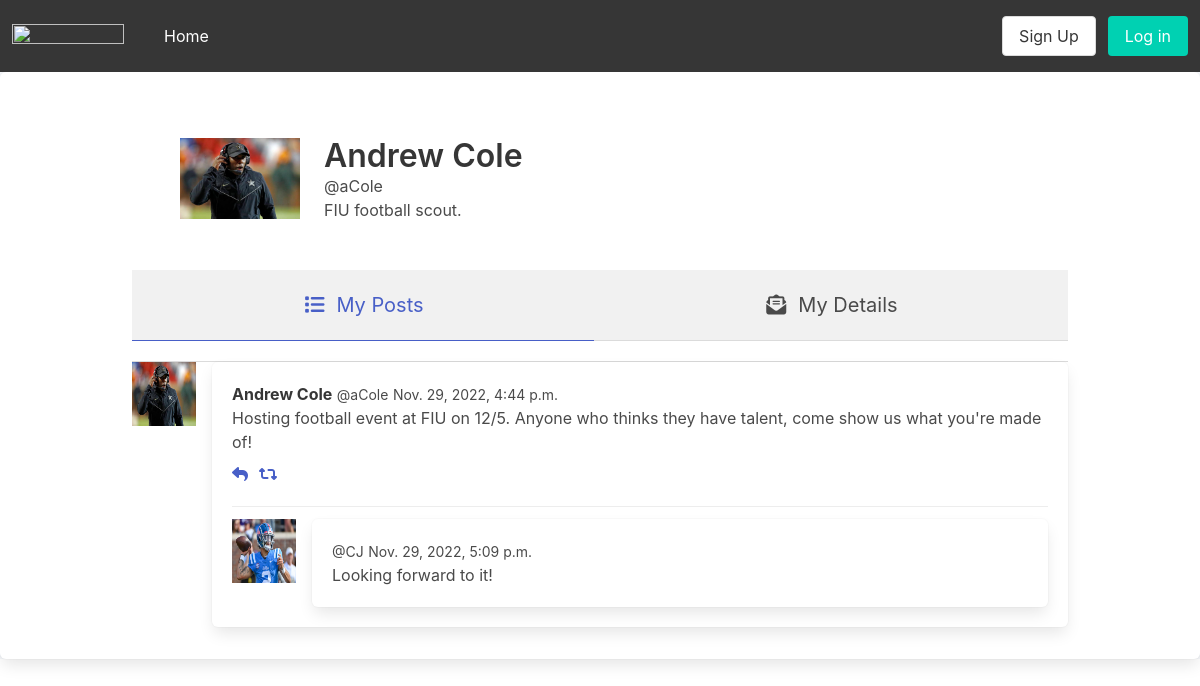
/user/6/, run on the app's committed database.
### api/models.py (models this page shows, shortened)
class CustomUser(auth.models.AbstractUser, auth.models.PermissionsMixin):
    user_type_choices = (
        (0, 'Scout'),
        (1, 'Athlete'),
    )
    school_options = (
        ('Georgia Institute of Technology', 'Georgia Institute of Technology'),
        ('Florida International University', 'Florida International University'),
        ('Yale', 'Yale'),
        ('University of Pittsburgh', 'University of Pittsburgh'),
        ('Emory University','Emory University')
    )
    height_foot_options = (
        (4, '4'),
        (5, '5'),
        (6, '6'),
        (7, '7'),
    )
    height_inch_options = (
        (0, '0'),
        (1, '1'),
        (2, '2'),
        (3, '3'),
        (4, '4'),
        (5, '5'),
        (6, '6'),
        (7, '7'),
        (8, '8'),
        (9, '9'),
        (10, '10'),
        (11, '11'),
        (12, '12'),
    )
    weight_lb = models.IntegerField(default=140, blank=True)
    height_ft = models.IntegerField(choices=height_foot_options, default=5, blank=True)
    height_in = models.IntegerField(choices=height_inch_options, default=6, blank=True)
    school = models.CharField(max_length=128, blank=True, choices=school_options)
    profile_pic = models.ImageField(null=True, blank=True)
    bio = models.TextField(null=True, blank=True, default="No biography")
    gpa = models.FloatField(null=True, blank=True)
    user_type = models.PositiveSmallIntegerField(null=True, choices=user_type_choices)
    def __str__(self):
        return f"@{self.username}"

class Post(models.Model):
    author = models.ForeignKey(CustomUser, on_delete=models.CASCADE)
    text = models.TextField()
    create_date = models.DateTimeField(default=timezone.now)

class Comment(models.Model):
    post = models.ForeignKey(Post, on_delete=models.CASCADE, related_name='comments')
    author = models.ForeignKey(CustomUser, on_delete=models.CASCADE)
    text = models.TextField()
    create_date = models.DateTimeField(default=timezone.now)

### api/views.py (the view)
# urls.py: path('user/<int:pk>/', views.UserDetail.as_view(), name='user_detail_page'),
class UserDetail(DetailView):
    model = models.CustomUser
    template_name = 'user_detail.html'
    context_object_name = 'user_detail'
    def get_context_data(self, **kwargs):
        context = super(UserDetail, self).get_context_data(**kwargs)
        context.update({
            'user_posts': models.Post.objects.filter(author=context['user_detail']).order_by('-create_date'), # Newest first
        })
        return context

### templates/user_detail.html (shortened to what this page needs)
{% extends 'base.html' %}
{% load static %}
{% block bodyblock %}
<link rel="stylesheet" href="{% static 'css/user_detail.css' %}">
<section class = "is-link container">
<div class='columns'>
    <div class='container profile'>
      <div class='section profile-heading'>
        <div class='columns is-mobile is-multiline'>
          <div class='column is-2'>
            <span class='header-icon user-profile-image' id = "profilePhoto">
              {% if user_detail.profile_pic %}
                <img src="{{ user_detail.profile_pic.url }}" alt="not found">
              {% else %}
                <img src='https://via.placeholder.com/250' alt="not found">
              {% endif %}
            </span>
          </div>
          <div class='column is-4-tablet is-10-mobile name'>
            <p>
              <span class='title is-bold'>{{user_detail.first_name}} {{user_detail.last_name}}</span>
              <br>
              <span class='title-is-size-4'>@{{user_detail.username}}</span>
              <br>
            </p>
            <p class='tagline'>
              {{ user_detail.bio }}
            </p>
          </div>
        </div>
      </div>
      <div class='profile-options is-fullwidth is-white'>
        <div class='tabs is-fullwidth is-medium'>
          <ul>
            <li class='link is-active' id = "myPostBar">
              <a>
                <span class='icon'>
                  <i class='fa fa-list'></i>
                </span>
                <span>My Posts</span>
              </a>
            </li>
            <li class='link' id = "myDetailBar">
              <a>
                <span class='icon'>
                  <i class='fa fa-envelope-open-text'></i>
                </span>
                <span>My Details</span>
              </a>
            </li>
          </ul>
        </div>
      </div>
      <div class='columns is-mobile is-vcentered'>
        <div class='column'>
          {% for post in user_posts %}
            <article class="media" name = "myPostContent">
              <figure class="media-left">
                  {% if post.author.profile_pic %}
                  <div class="avatar"><img src="{{ post.author.profile_pic.url }}"
                      style="width: 64px; height: 64px;">
                      </div>
                  {% else %}
                  <div class="avatar"><img src='https://via.placeholder.com/250'
                      style="width: 64px; height: 64px;">
                  </div>
                  {% endif %}
              </figure>
              <div class="media-content box">
                <div class="content">
                  <p>
                    <strong>{{post.author.first_name}} {{post.author.last_name}}</strong> <small>{{post.author}}</small> <small>{{post.create_date}}</small>
                    <br>
                    {{post.text}}                            </p>
                </div>
                <nav class="level is-mobile">
                  <div class="level-left">
                    <a class="level-item">
                      <span class="icon is-small"><i class="fas fa-reply"></i></span>
                    </a>
                    <a class="level-item">
                      <span class="icon is-small"><i class="fas fa-retweet"></i></span>
                    </a>
                  </div>
                </nav>
                {% if post.comments.all %}
                  {% for comment in post.comments.all %}
                    <article class="media">
                      <figure class="media-left">
                          {% if comment.author.profile_pic %}
                          <div class="avatar"><img src="{{ comment.author.profile_pic.url }}"
                              style="width: 64px; height: 64px;">
                              </div>
                          {% else %}
                          <div class="avatar"><img src='https://via.placeholder.com/250'
                              style="width: 64px; height: 64px;">
                          </div>
                          {% endif %}
                      </figure>
                        <div class="media-content box">
                          <div class="content">
                            <p>
                                  <small>{{comment.author}}</small> <small>{{comment.create_date}}</small>
                                  <br>
                                  {{comment.text}}
                              </p>
                          </div>
                        </div>
                    </article>
                  {% endfor %}
                {% endif %}
              </div>
            </article>
          {% empty %}
            <p name = "myPostContent">No posts yet</p>
          {% endfor %}
          <br>
        </div>
      </div>
    </div>
  </div>
</section>
{% endblock bodyblock %}

### static/css/user_detail.css (style rules this page uses)
body { background: #F5F7FA }
.container.profile { margin-top: 1%; }
.container.profile .profile-options .tabs ul li.link a { margin-bottom: 20px; padding: 20px; background-color: #F1F1F1; }

### data on the page
CustomUser: profile_pic (picture), first_name "Andrew", last_name "Cole", username "aCole", bio "FIU football scout."
Post: author.profile_pic (picture), author.first_name "Andrew", author.last_name "Cole", author "@aCole", create_date "Nov. 29, 2022, 4:44 p.m.", text "Hosting football event at FIU on 12/5. Anyone who thinks they have talent, come show us what you're made of!"
Comment: author.profile_pic (picture), author "@CJ", create_date "Nov. 29, 2022, 5:09 p.m.", text "Looking forward to it!"
